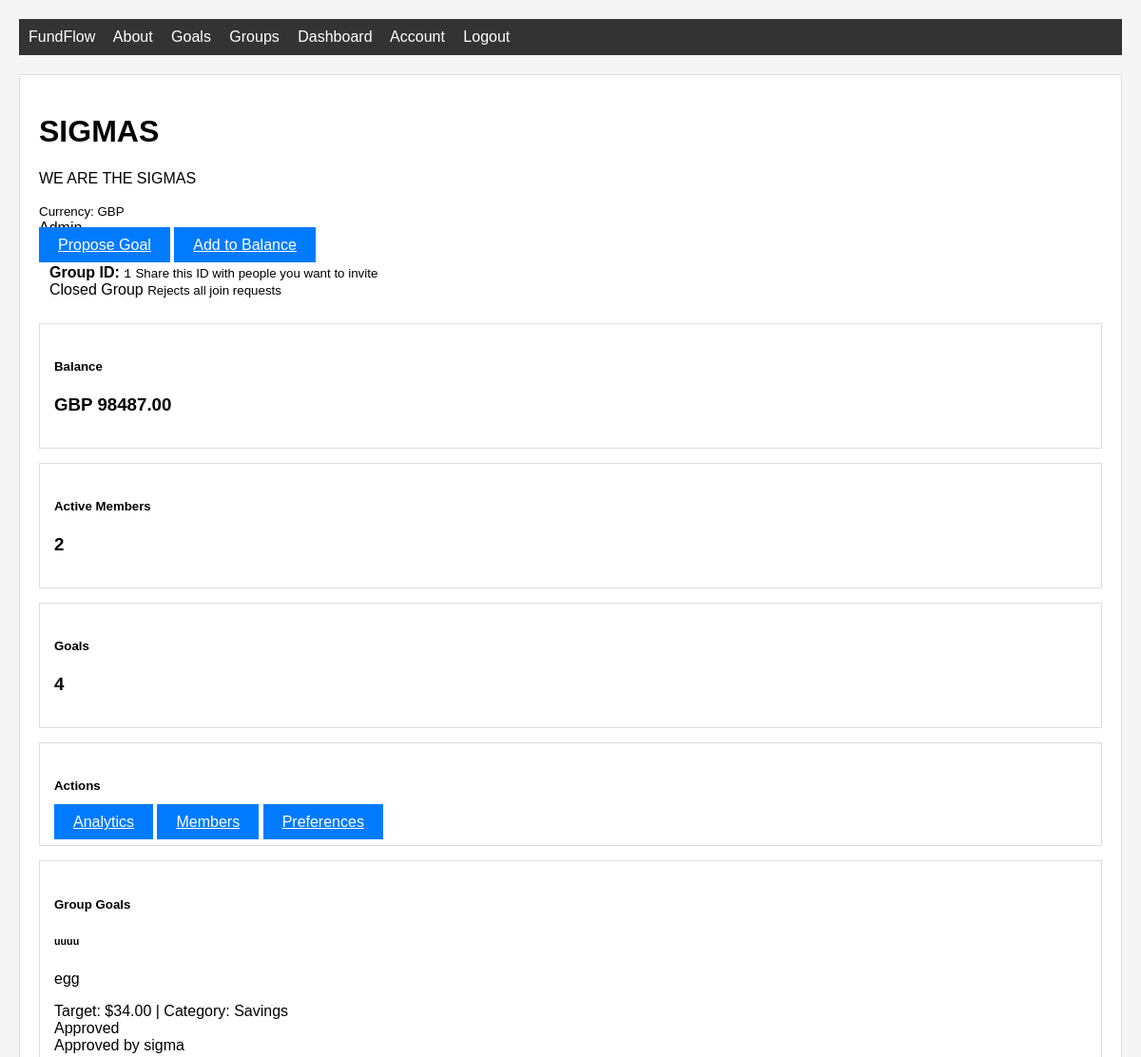
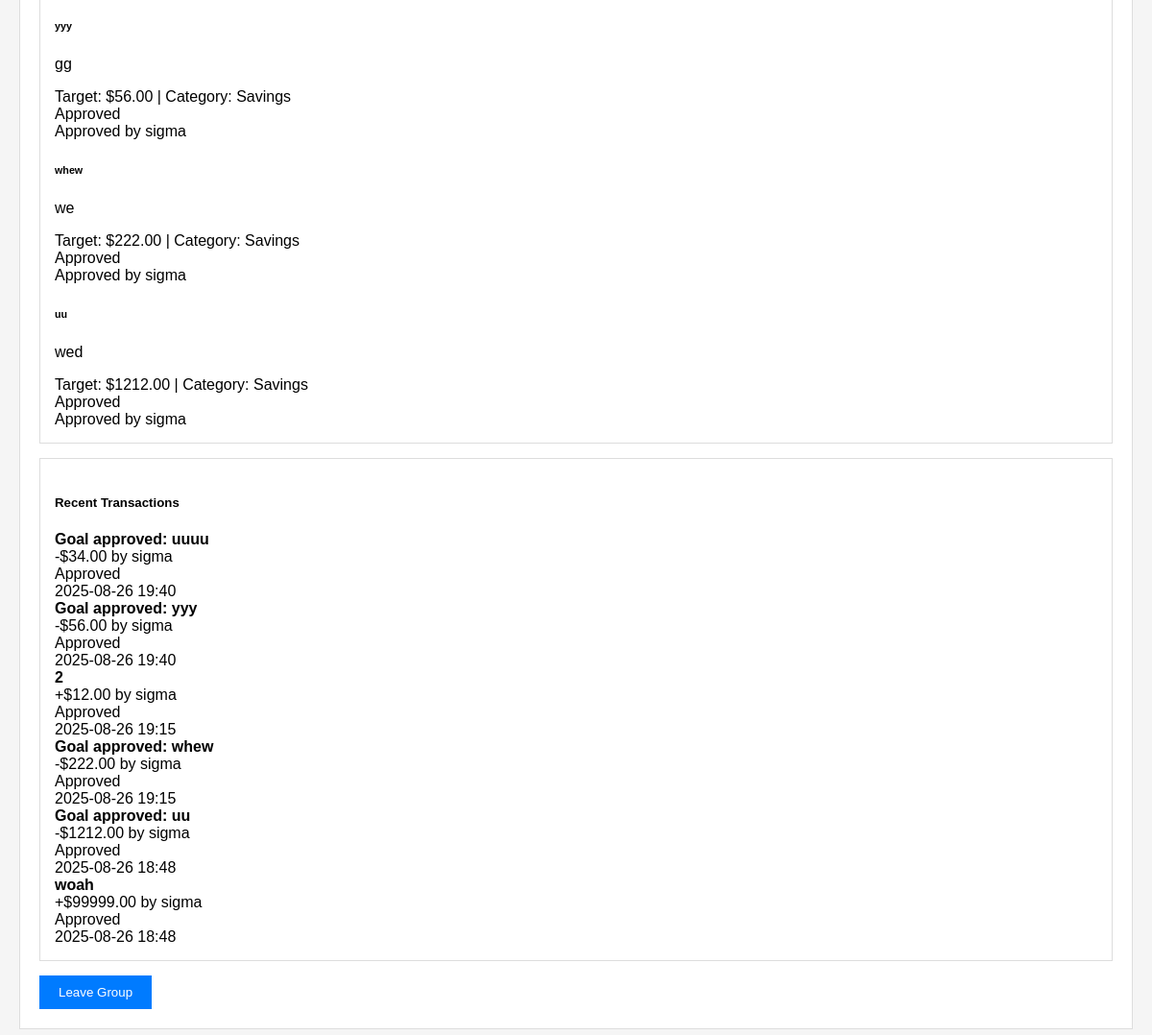
The app's page /groups/1 (signed in), older data (2 pictures, top to bottom).
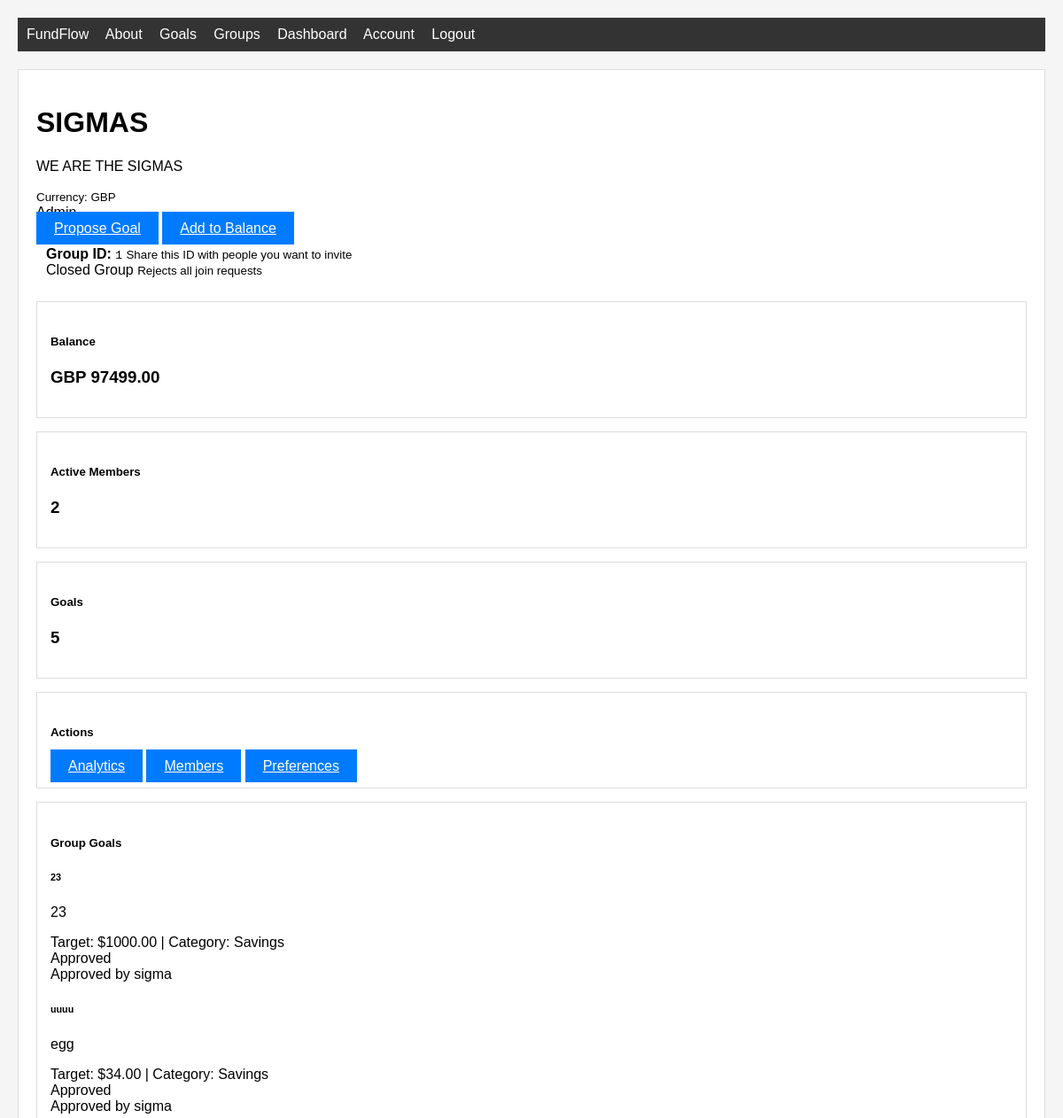
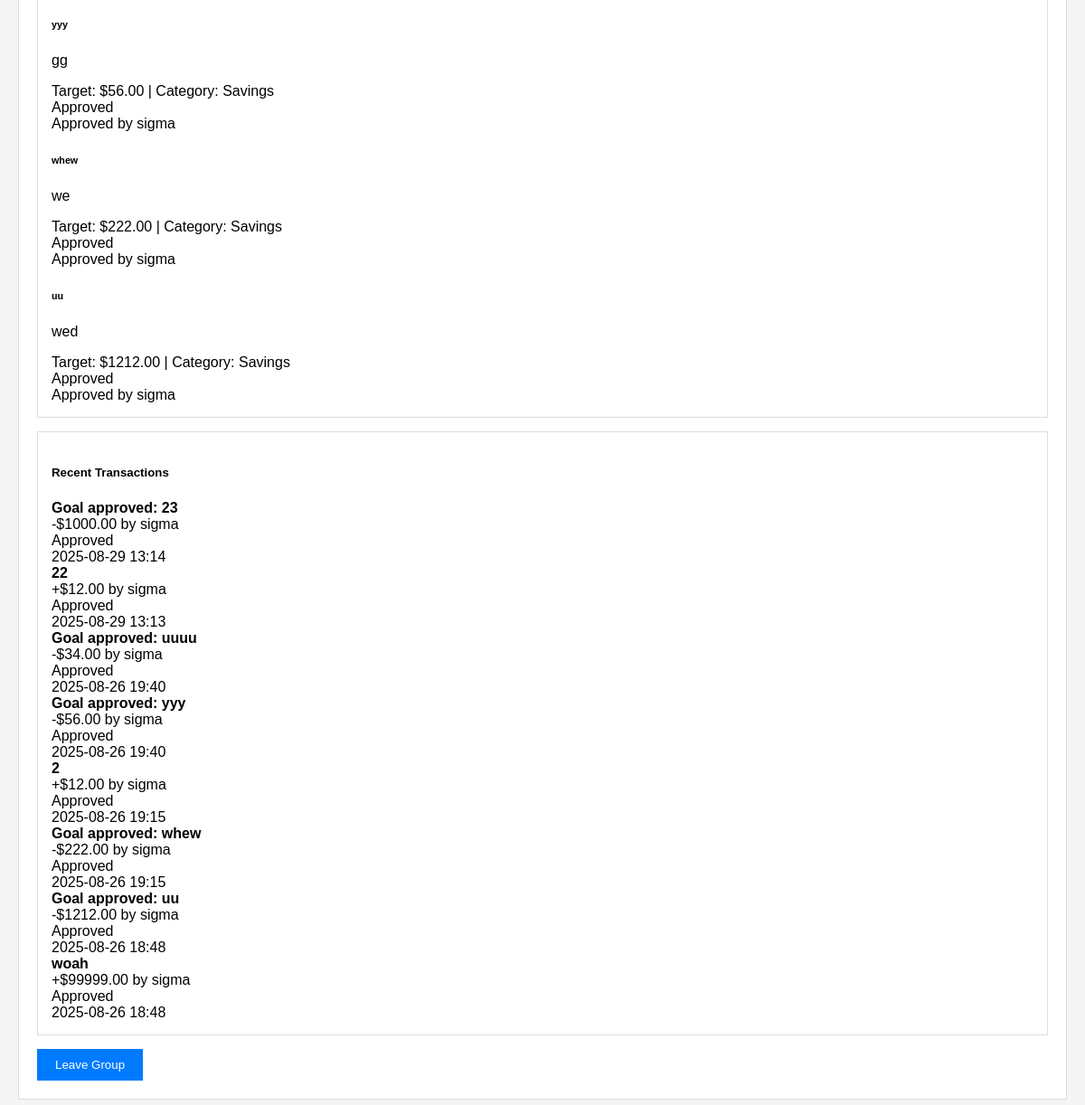
The same page, newer data (2 pictures, top to bottom).
### home/db_models.py (models this page shows, shortened)
class Group(db.Model):
    id = db.Column(db.Integer, primary_key=True)
    name = db.Column(db.String(100), nullable=False)
    description = db.Column(db.Text, nullable=True)
    created_at = db.Column(db.DateTime, nullable=False, default=datetime.utcnow)
    currency = db.Column(db.String(10), nullable=False, default='USD')
    is_active = db.Column(db.Boolean, nullable=False, default=True)
    is_open = db.Column(db.Boolean, nullable=False, default=True)
    balance = db.Column(db.Float, nullable=False, default=0.0)  # Add this field
    members = db.relationship('GroupMember', backref='group', lazy=True, cascade='all, delete-orphan')
    goals = db.relationship('GroupGoal', backref='group', lazy=True, cascade='all, delete-orphan')
    transactions = db.relationship('GroupTransaction', backref='group', lazy=True, cascade='all, delete-orphan')
    join_requests = db.relationship('GroupJoinRequest', backref='group', lazy=True, cascade='all, delete-orphan')

class GroupGoal(db.Model):
    id = db.Column(db.Integer, primary_key=True)
    group_id = db.Column(db.Integer, db.ForeignKey('group.id'), nullable=False)
    title = db.Column(db.String(100), nullable=False)
    description = db.Column(db.Text, nullable=False)
    target_amount = db.Column(db.Float, nullable=False)
    deadline = db.Column(db.DateTime, nullable=True)
    category = db.Column(db.String(50), nullable=True)
    status = db.Column(db.String(20), nullable=False, default='proposed')  # 'proposed', 'approved', 'denied', 'active', 'completed'
    proposer_id = db.Column(db.Integer, db.ForeignKey('user.id'), nullable=False)
    approved_by_id = db.Column(db.Integer, db.ForeignKey('user.id'), nullable=True)
    approved_at = db.Column(db.DateTime, nullable=True)
    created_at = db.Column(db.DateTime, nullable=False, default=datetime.utcnow)
    proposer = db.relationship('User', foreign_keys=[proposer_id], backref='proposed_goals')
    approved_by = db.relationship('User', foreign_keys=[approved_by_id], backref='approved_goals')
    __table_args__ = (
        CheckConstraint('target_amount > 0', name='check_group_goal_amount_positive'),
    )

class User(db.Model, UserMixin):
    id = db.Column(db.Integer, primary_key=True)
    username = db.Column(db.String(20), unique=True, nullable=False)
    email = db.Column(db.String(120), unique=True, nullable=False)
    image_file = db.Column(db.String(20), nullable=False, default='default.jpg')
    password = db.Column(db.String(60), nullable=False)
    goals = db.relationship('Goal', backref='owner', lazy=True)
    savings = db.Column(db.Float, nullable=False, default=0.0)
    group_memberships = db.relationship('GroupMember', backref='user', lazy=True)
    __table_args__ = (
        CheckConstraint('savings >= 0', name='check_savings_non_negative'),
    )

class GroupTransaction(db.Model):
    id = db.Column(db.Integer, primary_key=True)
    group_id = db.Column(db.Integer, db.ForeignKey('group.id'), nullable=False)
    user_id = db.Column(db.Integer, db.ForeignKey('user.id'), nullable=False)
    amount = db.Column(db.Float, nullable=False)
    description = db.Column(db.Text, nullable=True)
    occurred_at = db.Column(db.DateTime, nullable=False, default=datetime.utcnow)
    status = db.Column(db.String(20), nullable=False, default='pending')  # 'pending', 'approved', 'denied'
    approved_by_id = db.Column(db.Integer, db.ForeignKey('user.id'), nullable=True)
    approved_at = db.Column(db.DateTime, nullable=True)
    user = db.relationship('User', foreign_keys=[user_id], backref='group_transactions')
    approved_by = db.relationship('User', foreign_keys=[approved_by_id], backref='approved_transactions')
    __table_args__ = (
        CheckConstraint('amount != 0', name='check_transaction_amount_non_zero'),
    )

### home/routes.py (the view)
@app.route("/groups/<int:group_id>")
@login_required
def group_detail(group_id):
    group = Group.query.get_or_404(group_id)
    member = GroupMember.query.filter_by(
        group_id=group_id,
        user_id=current_user.id
    ).first()
    if not member or not member.is_active:
        abort(403)
    goals = GroupGoal.query.filter_by(group_id=group_id).order_by(GroupGoal.created_at.desc()).all()
    transactions = GroupTransaction.query.filter_by(group_id=group_id).order_by(GroupTransaction.occurred_at.desc()).limit(10).all()
    pending_goals = []
    pending_transactions = []
    if member.role == 'admin':
        pending_goals = GroupGoal.query.filter_by(
            group_id=group_id,
            status='proposed'
        ).all()
        pending_transactions = GroupTransaction.query.filter_by(
            group_id=group_id,
            status='pending'
        ).all()
    return render_template("group_detail.html", title=group.name,
                         group=group, member=member, goals=goals,
                         transactions=transactions, pending_goals=pending_goals,
                         pending_transactions=pending_transactions)

### home/db_models.py (called while the page is built)
@login_manager.user_loader
def load_user(user_id):
    return User.query.get(int(user_id))

### home/templates/group_detail.html (shortened to what this page needs)
{% extends "layout.html" %}
{% block content %}
<div class="content-section">
    <div class="d-flex justify-content-between align-items-center mb-4">
        <div>
            <h1>{{ group.name }}</h1>
            <p class="text-muted mb-0">{{ group.description or 'No description' }}</p>
            <small class="text-muted">Currency: {{ group.currency }}</small>
        </div>
        <div class="text-end">
            <span class="badge {% if member.role == 'admin' %}bg-warning{% else %}bg-info{% endif %} fs-6">
            </span>
            <div class="mt-2">
                <a href="{{ url_for('new_group_goal', group_id=group.id) }}" class="btn btn-success">Propose Goal</a>
                <a href="{{ url_for('new_group_transaction', group_id=group.id) }}" class="btn btn-success">
                     Add to Balance
                </a>
            </div>
        </div>
    </div>
    <div class="alert alert-secondary mb-4">
        <div class="d-flex justify-content-between align-items-center">
            <div>
                <strong>Group ID:</strong> <code class="fs-5">{{ group.id }}</code>
                <small class="text-muted d-block">Share this ID with people you want to invite</small>
            </div>
            <div>
                {% if group.is_open %}
                    <span class="badge bg-success">Open Group</span>
                    <small class="text-muted d-block">Accepts join requests (requires approval)</small>
                {% else %}
                    <span class="badge bg-danger">Closed Group</span>
                    <small class="text-muted d-block">Rejects all join requests</small>
                {% endif %}
            </div>
        </div>
    </div>
    <div class="row mb-4">
        <div class="col-md-3">
            <div class="card text-center">
                <div class="card-body">
                    <h5 class="card-title">Balance</h5>
                    <h3 class="text-success">{{ group.currency }} {{ '%.2f'|format(group.balance) }}</h3>
                </div>
            </div>
        </div>
        <div class="col-md-3">
            <div class="card text-center">
                <div class="card-body">
                    <h5 class="card-title">Active Members</h5>
                    <h3 class="text-info">{{ group.members|selectattr('is_active', 'equalto', true)|list|length }}</h3>
                </div>
            </div>
        </div>
        <div class="col-md-3">
            <div class="card text-center">
                <div class="card-body">
                    <h5 class="card-title">Goals</h5>
                    <h3 class="text-warning">{{ group.goals|length }}</h3>
                </div>
            </div>
        </div>
        <div class="col-md-3">
            <div class="card text-center">
                <div class="card-body">
                    <h5 class="card-title">Actions</h5>
                    <div class="d-grid gap-1">
                        <a href="{{ url_for('group_analytics', group_id=group.id) }}" class="btn btn-outline-info btn-sm">Analytics</a>
                        <a href="{{ url_for('group_members', group_id=group.id) }}" class="btn btn-outline-secondary btn-sm">Members</a>
                        {% if member.role == 'admin' %}
                            <a href="{{ url_for('group_preferences', group_id=group.id) }}" class="btn btn-outline-warning btn-sm">Preferences</a>
                        {% endif %}
                    </div>
                </div>
            </div>
        </div>
    </div>
    <div class="card mb-4">
        <div class="card-header">
            <h5 class="mb-0">Group Goals</h5>
        </div>
        <div class="card-body">
            {% if goals %}
                {% for goal in goals %}
                    <div class="border rounded p-3 mb-3 {% if goal.status == 'completed' %}bg-success bg-opacity-10{% elif goal.status == 'denied' %}bg-danger bg-opacity-10{% endif %}">
                        <div class="d-flex justify-content-between align-items-start">
                            <div>
                                <h6 class="mb-1">{{ goal.title }}</h6>
                                <p class="mb-2">{{ goal.description }}</p>
                                <div class="small text-muted">
                                    Target: ${{ '%.2f'|format(goal.target_amount) }}
                                    {% if goal.category %} | Category: {{ goal.category.title() }}{% endif %}
                                </div>
                            </div>
                            <div class="text-end">
                                <span class="badge {% if goal.status == 'proposed' %}bg-warning{% elif goal.status == 'approved' %}bg-success{% elif goal.status == 'denied' %}bg-danger{% elif goal.status == 'active' %}bg-primary{% elif goal.status == 'completed' %}bg-success{% endif %}">
                                    {{ goal.status.title() }}
                                </span>
                                <div class="small text-muted mt-1">
                                    {% if goal.status == 'proposed' %}
                                        Proposed by {{ goal.proposer.username }}
                                    {% elif goal.approved_by %}
                                        Approved by {{ goal.approved_by.username }}
                                    {% endif %}
                                </div>
                            </div>
                        </div>
                    </div>
                {% endfor %}
            {% else %}
                <p class="text-muted text-center">No goals yet. Propose the first one!</p>
            {% endif %}
        </div>
    </div>
    <div class="card mb-4">
        <div class="card-header">
            <h5 class="mb-0">Recent Transactions</h5>
        </div>
        <div class="card-body">
            {% if transactions %}
                {% for tx in transactions %}
                    <div class="border rounded p-3 mb-2">
                        <div class="d-flex justify-content-between align-items-center">
                            <div>
                                <strong>{{ tx.description }}</strong>
                                <div class="small text-muted">
                                    {% if tx.amount > 0 %}
                                        <span class="text-success">+${{ '%.2f'|format(tx.amount) }}</span>
                                    {% else %}
                                        <span class="text-danger">-${{ '%.2f'|format(tx.amount|abs) }}</span>
                                    {% endif %}
                                    by {{ tx.user.username }}
                                </div>
                            </div>
                            <div class="text-end">
                                <span class="badge {% if tx.status == 'pending' %}bg-warning{% elif tx.status == 'approved' %}bg-success{% elif tx.status == 'denied' %}bg-danger{% endif %}">
                                    {{ tx.status.title() }}
                                </span>
                                <div class="small text-muted">{{ tx.occurred_at.strftime('%Y-%m-%d %H:%M') }}</div>
                            </div>
                        </div>
                    </div>
                {% endfor %}
            {% else %}
                <p class="text-muted text-center">No transactions yet.</p>
            {% endif %}
        </div>
    </div>
    <div class="text-center">
        <form method="POST" action="{{ url_for('leave_group', group_id=group.id) }}" style="display: inline;">
            <button type="submit" class="btn btn-outline-danger" onclick="return confirm('Are you sure you want to leave this group?')">
                Leave Group
            </button>
        </form>
    </div>
</div>
{% endblock %}

### home/templates/layout.html (shortened to what this page needs)
<!DOCTYPE html>
<html>
<head>
    <link rel="stylesheet" type="text/css" href="{{ url_for('static', filename='main.css') }}">
</head>
<body>
    <div class="container">
        <nav class="navbar">
            <a href="/">FundFlow</a>
            <a href="/about">About</a>
            {% if current_user.is_authenticated %}
                <a href="/goals">Goals</a>
                <a href="/groups">Groups</a>
                <a href="/dashboard">Dashboard</a>
                <a href="/account">Account</a>
                <a href="/logout">Logout</a>
            {% else %}
                <a href="/login">Login</a>
                <a href="/register">Register</a>
            {% endif %}
        </nav>
        <main class="content">
            {% block content %}{% endblock %}
        </main>
    </div>
</body>
</html>

### home/static/main.css (style rules this page uses)
body { font-family: Arial, sans-serif; margin: 20px; background-color: #f5f5f5; }
.container { max-width: 1200px; margin: 0 auto; }
.navbar { background-color: #333; color: white; padding: 10px; margin-bottom: 20px; }
.navbar a { color: white; text-decoration: none; margin-right: 15px; }
.content { background-color: white; padding: 20px; border: 1px solid #ddd; }
.btn { padding: 10px 20px; background-color: #007bff; color: white; border: none; cursor: pointer; }
.card { border: 1px solid #ddd; padding: 15px; margin-bottom: 15px; }
.alert { padding: 10px; margin-bottom: 15px; border: 1px solid transparent; }

Row changes from the older to the newer data that the page shows:
changed Group "SIGMAS": balance "98487.00" → "97499.00"
added GroupGoal: title "23", description "23", target_amount "1000.00", category "Savings", status "Approved", approved_by.username "sigma"
added GroupTransaction: description "Goal approved: 23", amount|abs "1000.00", user.username "sigma", status "Approved", occurred_at "2025-08-29 13:14"
added GroupTransaction: description "22", amount "12.00", user.username "sigma", status "Approved", occurred_at "2025-08-29 13:13"
Text that changed along with them:
{{ group.goals|length }}: "4" → "5"
